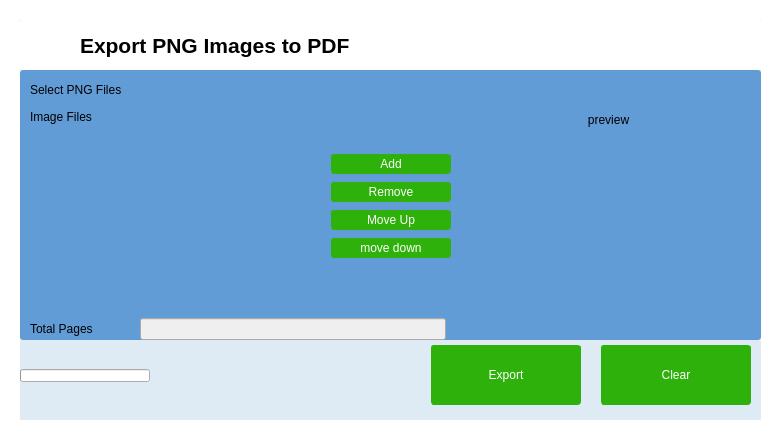
<?xml version="1.0" encoding="UTF-8"?>
<ui version="4.0">
 <class>Frame</class>
 <widget class="QFrame" name="Frame">
  <property name="geometry">
   <rect>
    <x>0</x>
    <y>0</y>
    <width>781</width>
    <height>440</height>
   </rect>
  </property>
  <property name="windowTitle">
   <string>Frame</string>
  </property>
  <property name="styleSheet">
   <string notr="true">
QFrame{
	border-width: 20;
	border-color: rgb(255,255,255);
	border-radius: 3;
	border-style: solid;
}

QPushButton{
	border-width: 1;
	border-color: rgb(46, 177, 11);
	border-radius: 3;
	border-style: solid;
	background-color: rgb(46, 177, 11);
	color: rgb(254, 254, 254);		
	font: 75 14pt &quot;Arial&quot;;
}
</string>
  </property>
  <layout class="QVBoxLayout" name="verticalLayout_8">
   <property name="spacing">
    <number>0</number>
   </property>
   <property name="leftMargin">
    <number>0</number>
   </property>
   <property name="topMargin">
    <number>0</number>
   </property>
   <property name="rightMargin">
    <number>0</number>
   </property>
   <property name="bottomMargin">
    <number>0</number>
   </property>
   <item>
    <layout class="QVBoxLayout" name="verticalLayout">
     <property name="spacing">
      <number>0</number>
     </property>
     <property name="leftMargin">
      <number>0</number>
     </property>
     <property name="rightMargin">
      <number>0</number>
     </property>
     <item>
      <widget class="QFrame" name="titleFrame">
       <property name="sizePolicy">
        <sizepolicy hsizetype="Preferred" vsizetype="Expanding">
         <horstretch>0</horstretch>
         <verstretch>0</verstretch>
        </sizepolicy>
       </property>
       <property name="minimumSize">
        <size>
         <width>0</width>
         <height>50</height>
        </size>
       </property>
       <property name="maximumSize">
        <size>
         <width>16777215</width>
         <height>80</height>
        </size>
       </property>
       <property name="autoFillBackground">
        <bool>false</bool>
       </property>
       <property name="styleSheet">
        <string notr="true">


QFrame{
	border-width: 0;
	border-color: rgb(46, 177, 11);
	border-radius: 3;
	border-style: solid;
	background-color:white;
}

</string>
       </property>
       <property name="frameShape">
        <enum>QFrame::StyledPanel</enum>
       </property>
       <property name="frameShadow">
        <enum>QFrame::Raised</enum>
       </property>
       <layout class="QHBoxLayout" name="horizontalLayout">
        <property name="spacing">
         <number>0</number>
        </property>
        <property name="leftMargin">
         <number>0</number>
        </property>
        <property name="topMargin">
         <number>0</number>
        </property>
        <property name="rightMargin">
         <number>0</number>
        </property>
        <property name="bottomMargin">
         <number>0</number>
        </property>
        <item>
         <layout class="QHBoxLayout" name="horizontalLayout_5">
          <property name="spacing">
           <number>0</number>
          </property>
          <property name="leftMargin">
           <number>10</number>
          </property>
          <item>
           <widget class="QLabel" name="_lblFrameIcon">
            <property name="sizePolicy">
             <sizepolicy hsizetype="Fixed" vsizetype="Fixed">
              <horstretch>0</horstretch>
              <verstretch>0</verstretch>
             </sizepolicy>
            </property>
            <property name="minimumSize">
             <size>
              <width>50</width>
              <height>50</height>
             </size>
            </property>
            <property name="maximumSize">
             <size>
              <width>50</width>
              <height>50</height>
             </size>
            </property>
            <property name="styleSheet">
             <string notr="true"/>
            </property>
            <property name="text">
             <string/>
            </property>
            <property name="pixmap">
             <pixmap resource="Resources.qrc">:/resources/images/resources/images/pdf2png2.png</pixmap>
            </property>
            <property name="scaledContents">
             <bool>true</bool>
            </property>
           </widget>
          </item>
          <item>
           <widget class="QLabel" name="_lblFrameTitle">
            <property name="sizePolicy">
             <sizepolicy hsizetype="Expanding" vsizetype="Expanding">
              <horstretch>0</horstretch>
              <verstretch>0</verstretch>
             </sizepolicy>
            </property>
            <property name="minimumSize">
             <size>
              <width>0</width>
              <height>50</height>
             </size>
            </property>
            <property name="maximumSize">
             <size>
              <width>16777215</width>
              <height>80</height>
             </size>
            </property>
            <property name="font">
             <font>
              <pointsize>16</pointsize>
              <weight>75</weight>
              <bold>true</bold>
             </font>
            </property>
            <property name="styleSheet">
             <string notr="true"/>
            </property>
            <property name="text">
             <string>Export PNG Images to PDF</string>
            </property>
           </widget>
          </item>
         </layout>
        </item>
       </layout>
      </widget>
     </item>
     <item>
      <widget class="QFrame" name="bodyFrame">
       <property name="styleSheet">
        <string notr="true">QFrame{
	border-width: 0;
	border-color: rgb(46, 177, 11);
	border-radius: 3;
	border-style: solid;
	background-color: rgb(97, 156, 214);
}


</string>
       </property>
       <property name="frameShape">
        <enum>QFrame::StyledPanel</enum>
       </property>
       <property name="frameShadow">
        <enum>QFrame::Raised</enum>
       </property>
       <layout class="QVBoxLayout" name="verticalLayout_7">
        <property name="leftMargin">
         <number>0</number>
        </property>
        <property name="topMargin">
         <number>10</number>
        </property>
        <property name="rightMargin">
         <number>0</number>
        </property>
        <property name="bottomMargin">
         <number>0</number>
        </property>
        <item>
         <layout class="QVBoxLayout" name="verticalLayout_2">
          <property name="spacing">
           <number>10</number>
          </property>
          <property name="leftMargin">
           <number>10</number>
          </property>
          <property name="rightMargin">
           <number>10</number>
          </property>
          <item>
           <widget class="QLabel" name="label_11">
            <property name="minimumSize">
             <size>
              <width>0</width>
              <height>20</height>
             </size>
            </property>
            <property name="maximumSize">
             <size>
              <width>16777215</width>
              <height>30</height>
             </size>
            </property>
            <property name="autoFillBackground">
             <bool>false</bool>
            </property>
            <property name="styleSheet">
             <string notr="true"/>
            </property>
            <property name="text">
             <string>Select PNG Files</string>
            </property>
           </widget>
          </item>
          <item>
           <layout class="QHBoxLayout" name="horizontalLayout_4" stretch="1,0,1">
            <property name="spacing">
             <number>0</number>
            </property>
            <property name="topMargin">
             <number>0</number>
            </property>
            <item>
             <widget class="QFrame" name="framePngList">
              <property name="minimumSize">
               <size>
                <width>0</width>
                <height>50</height>
               </size>
              </property>
              <property name="frameShape">
               <enum>QFrame::StyledPanel</enum>
              </property>
              <property name="frameShadow">
               <enum>QFrame::Raised</enum>
              </property>
              <layout class="QVBoxLayout" name="verticalLayout_4">
               <property name="spacing">
                <number>0</number>
               </property>
               <property name="leftMargin">
                <number>0</number>
               </property>
               <property name="topMargin">
                <number>0</number>
               </property>
               <property name="rightMargin">
                <number>0</number>
               </property>
               <property name="bottomMargin">
                <number>0</number>
               </property>
               <item>
                <layout class="QVBoxLayout" name="verticalLayout_fileListLayout">
                 <property name="spacing">
                  <number>0</number>
                 </property>
                 <item alignment="Qt::AlignTop">
                  <widget class="QLabel" name="_lblFileListHeading">
                   <property name="sizePolicy">
                    <sizepolicy hsizetype="Expanding" vsizetype="Preferred">
                     <horstretch>0</horstretch>
                     <verstretch>0</verstretch>
                    </sizepolicy>
                   </property>
                   <property name="maximumSize">
                    <size>
                     <width>16777215</width>
                     <height>20</height>
                    </size>
                   </property>
                   <property name="text">
                    <string>Image Files</string>
                   </property>
                   <property name="alignment">
                    <set>Qt::AlignLeading|Qt::AlignLeft|Qt::AlignVCenter</set>
                   </property>
                  </widget>
                 </item>
                 <item>
                  <widget class="QListWidget" name="listWidget">
                   <property name="maximumSize">
                    <size>
                     <width>16777215</width>
                     <height>16777215</height>
                    </size>
                   </property>
                   <property name="alternatingRowColors">
                    <bool>true</bool>
                   </property>
                   <property name="textElideMode">
                    <enum>Qt::ElideLeft</enum>
                   </property>
                   <property name="movement">
                    <enum>QListView::Static</enum>
                   </property>
                   <property name="resizeMode">
                    <enum>QListView::Fixed</enum>
                   </property>
                   <property name="selectionRectVisible">
                    <bool>true</bool>
                   </property>
                  </widget>
                 </item>
                 <item>
                  <spacer name="verticalSpacer">
                   <property name="orientation">
                    <enum>Qt::Vertical</enum>
                   </property>
                   <property name="sizeHint" stdset="0">
                    <size>
                     <width>20</width>
                     <height>40</height>
                    </size>
                   </property>
                  </spacer>
                 </item>
                </layout>
               </item>
              </layout>
             </widget>
            </item>
            <item>
             <widget class="QFrame" name="framePngControls">
              <property name="minimumSize">
               <size>
                <width>150</width>
                <height>50</height>
               </size>
              </property>
              <property name="maximumSize">
               <size>
                <width>200</width>
                <height>16777215</height>
               </size>
              </property>
              <property name="frameShape">
               <enum>QFrame::StyledPanel</enum>
              </property>
              <property name="frameShadow">
               <enum>QFrame::Raised</enum>
              </property>
              <layout class="QVBoxLayout" name="verticalLayout_10">
               <property name="spacing">
                <number>0</number>
               </property>
               <property name="leftMargin">
                <number>10</number>
               </property>
               <property name="topMargin">
                <number>0</number>
               </property>
               <property name="rightMargin">
                <number>10</number>
               </property>
               <property name="bottomMargin">
                <number>0</number>
               </property>
               <item>
                <layout class="QVBoxLayout" name="verticalLayout_controlLayout">
                 <property name="spacing">
                  <number>8</number>
                 </property>
                 <property name="leftMargin">
                  <number>5</number>
                 </property>
                 <property name="rightMargin">
                  <number>5</number>
                 </property>
                 <property name="bottomMargin">
                  <number>5</number>
                 </property>
                 <item>
                  <widget class="QPushButton" name="_btnAddImage">
                   <property name="sizePolicy">
                    <sizepolicy hsizetype="Expanding" vsizetype="Fixed">
                     <horstretch>0</horstretch>
                     <verstretch>0</verstretch>
                    </sizepolicy>
                   </property>
                   <property name="minimumSize">
                    <size>
                     <width>0</width>
                     <height>20</height>
                    </size>
                   </property>
                   <property name="maximumSize">
                    <size>
                     <width>16777215</width>
                     <height>20</height>
                    </size>
                   </property>
                   <property name="text">
                    <string>Add</string>
                   </property>
                   <property name="icon">
                    <iconset resource="Resources.qrc">
                     <normaloff>:/resources/images/resources/images/addFileIcon.png</normaloff>:/resources/images/resources/images/addFileIcon.png</iconset>
                   </property>
                  </widget>
                 </item>
                 <item>
                  <widget class="QPushButton" name="_btnRemoveImage">
                   <property name="sizePolicy">
                    <sizepolicy hsizetype="Expanding" vsizetype="Fixed">
                     <horstretch>0</horstretch>
                     <verstretch>0</verstretch>
                    </sizepolicy>
                   </property>
                   <property name="maximumSize">
                    <size>
                     <width>16777215</width>
                     <height>20</height>
                    </size>
                   </property>
                   <property name="text">
                    <string>Remove</string>
                   </property>
                   <property name="icon">
                    <iconset resource="Resources.qrc">
                     <normaloff>:/resources/images/resources/images/removeImage.png</normaloff>:/resources/images/resources/images/removeImage.png</iconset>
                   </property>
                  </widget>
                 </item>
                 <item>
                  <widget class="QPushButton" name="_btnMoveImageUp">
                   <property name="sizePolicy">
                    <sizepolicy hsizetype="Expanding" vsizetype="Fixed">
                     <horstretch>0</horstretch>
                     <verstretch>0</verstretch>
                    </sizepolicy>
                   </property>
                   <property name="maximumSize">
                    <size>
                     <width>16777215</width>
                     <height>20</height>
                    </size>
                   </property>
                   <property name="text">
                    <string>Move Up</string>
                   </property>
                   <property name="icon">
                    <iconset resource="Resources.qrc">
                     <normaloff>:/resources/images/resources/images/moveUpIcon.png</normaloff>:/resources/images/resources/images/moveUpIcon.png</iconset>
                   </property>
                  </widget>
                 </item>
                 <item>
                  <widget class="QPushButton" name="_btnMoveImageDown">
                   <property name="sizePolicy">
                    <sizepolicy hsizetype="Expanding" vsizetype="Fixed">
                     <horstretch>0</horstretch>
                     <verstretch>0</verstretch>
                    </sizepolicy>
                   </property>
                   <property name="maximumSize">
                    <size>
                     <width>16777215</width>
                     <height>20</height>
                    </size>
                   </property>
                   <property name="text">
                    <string>move down</string>
                   </property>
                   <property name="icon">
                    <iconset resource="Resources.qrc">
                     <normaloff>:/resources/images/resources/images/moveDownIcon.png</normaloff>:/resources/images/resources/images/moveDownIcon.png</iconset>
                   </property>
                  </widget>
                 </item>
                </layout>
               </item>
              </layout>
             </widget>
            </item>
            <item>
             <widget class="QFrame" name="framePngPreview">
              <property name="sizePolicy">
               <sizepolicy hsizetype="Expanding" vsizetype="Expanding">
                <horstretch>0</horstretch>
                <verstretch>0</verstretch>
               </sizepolicy>
              </property>
              <property name="minimumSize">
               <size>
                <width>200</width>
                <height>50</height>
               </size>
              </property>
              <property name="maximumSize">
               <size>
                <width>400</width>
                <height>16777215</height>
               </size>
              </property>
              <property name="frameShape">
               <enum>QFrame::StyledPanel</enum>
              </property>
              <property name="frameShadow">
               <enum>QFrame::Raised</enum>
              </property>
              <layout class="QVBoxLayout" name="verticalLayout_6">
               <property name="spacing">
                <number>0</number>
               </property>
               <property name="leftMargin">
                <number>0</number>
               </property>
               <property name="topMargin">
                <number>0</number>
               </property>
               <property name="rightMargin">
                <number>0</number>
               </property>
               <property name="bottomMargin">
                <number>0</number>
               </property>
               <item>
                <layout class="QVBoxLayout" name="verticalLayout_previewLayout">
                 <property name="spacing">
                  <number>0</number>
                 </property>
                 <item alignment="Qt::AlignTop">
                  <widget class="QLabel" name="_lblPreviewHeading">
                   <property name="minimumSize">
                    <size>
                     <width>0</width>
                     <height>20</height>
                    </size>
                   </property>
                   <property name="maximumSize">
                    <size>
                     <width>16777215</width>
                     <height>20</height>
                    </size>
                   </property>
                   <property name="text">
                    <string>preview</string>
                   </property>
                   <property name="alignment">
                    <set>Qt::AlignCenter</set>
                   </property>
                  </widget>
                 </item>
                </layout>
               </item>
              </layout>
             </widget>
            </item>
           </layout>
          </item>
          <item>
           <layout class="QHBoxLayout" name="horizontalLayout_2">
            <property name="leftMargin">
             <number>0</number>
            </property>
            <property name="topMargin">
             <number>0</number>
            </property>
            <property name="rightMargin">
             <number>0</number>
            </property>
            <item>
             <widget class="QLabel" name="label">
              <property name="sizePolicy">
               <sizepolicy hsizetype="Preferred" vsizetype="Preferred">
                <horstretch>0</horstretch>
                <verstretch>0</verstretch>
               </sizepolicy>
              </property>
              <property name="minimumSize">
               <size>
                <width>100</width>
                <height>0</height>
               </size>
              </property>
              <property name="maximumSize">
               <size>
                <width>200</width>
                <height>16777215</height>
               </size>
              </property>
              <property name="text">
               <string>Total Pages</string>
              </property>
             </widget>
            </item>
            <item>
             <widget class="QLineEdit" name="_txtTotalPages">
              <property name="enabled">
               <bool>false</bool>
              </property>
             </widget>
            </item>
            <item>
             <spacer name="horizontalSpacer">
              <property name="orientation">
               <enum>Qt::Horizontal</enum>
              </property>
              <property name="sizeHint" stdset="0">
               <size>
                <width>40</width>
                <height>20</height>
               </size>
              </property>
             </spacer>
            </item>
           </layout>
          </item>
         </layout>
        </item>
        <item>
         <spacer name="verticalSpacer_3">
          <property name="orientation">
           <enum>Qt::Vertical</enum>
          </property>
          <property name="sizeHint" stdset="0">
           <size>
            <width>20</width>
            <height>40</height>
           </size>
          </property>
         </spacer>
        </item>
       </layout>
      </widget>
     </item>
     <item>
      <widget class="QFrame" name="bottomFrame">
       <property name="sizePolicy">
        <sizepolicy hsizetype="Expanding" vsizetype="Expanding">
         <horstretch>0</horstretch>
         <verstretch>0</verstretch>
        </sizepolicy>
       </property>
       <property name="minimumSize">
        <size>
         <width>0</width>
         <height>80</height>
        </size>
       </property>
       <property name="maximumSize">
        <size>
         <width>16777215</width>
         <height>100</height>
        </size>
       </property>
       <property name="styleSheet">
        <string notr="true">


QFrame{
	border-width: 0;
	border-color: rgb(46, 177, 11);
	border-radius: 3;
	border-style: solid;
	background-color: rgb(222, 235, 244);
}

</string>
       </property>
       <property name="frameShape">
        <enum>QFrame::StyledPanel</enum>
       </property>
       <property name="frameShadow">
        <enum>QFrame::Raised</enum>
       </property>
       <layout class="QHBoxLayout" name="horizontalLayout_12">
        <property name="spacing">
         <number>0</number>
        </property>
        <property name="leftMargin">
         <number>0</number>
        </property>
        <property name="topMargin">
         <number>0</number>
        </property>
        <property name="rightMargin">
         <number>0</number>
        </property>
        <item>
         <layout class="QHBoxLayout" name="horizontalLayout_13">
          <property name="spacing">
           <number>20</number>
          </property>
          <property name="rightMargin">
           <number>10</number>
          </property>
          <item>
           <layout class="QHBoxLayout" name="horizontalLayout_14">
            <property name="spacing">
             <number>10</number>
            </property>
            <item>
             <widget class="QProgressBar" name="progressBar">
              <property name="sizePolicy">
               <sizepolicy hsizetype="Fixed" vsizetype="Fixed">
                <horstretch>0</horstretch>
                <verstretch>0</verstretch>
               </sizepolicy>
              </property>
              <property name="minimumSize">
               <size>
                <width>130</width>
                <height>13</height>
               </size>
              </property>
              <property name="maximumSize">
               <size>
                <width>130</width>
                <height>13</height>
               </size>
              </property>
              <property name="value">
               <number>0</number>
              </property>
              <property name="textVisible">
               <bool>false</bool>
              </property>
             </widget>
            </item>
            <item>
             <widget class="QLabel" name="_lblProgressStatus">
              <property name="sizePolicy">
               <sizepolicy hsizetype="Preferred" vsizetype="Fixed">
                <horstretch>0</horstretch>
                <verstretch>0</verstretch>
               </sizepolicy>
              </property>
              <property name="text">
               <string/>
              </property>
             </widget>
            </item>
           </layout>
          </item>
          <item>
           <widget class="QPushButton" name="_btnExportPng2Pdf">
            <property name="sizePolicy">
             <sizepolicy hsizetype="Expanding" vsizetype="Expanding">
              <horstretch>0</horstretch>
              <verstretch>0</verstretch>
             </sizepolicy>
            </property>
            <property name="minimumSize">
             <size>
              <width>120</width>
              <height>40</height>
             </size>
            </property>
            <property name="maximumSize">
             <size>
              <width>150</width>
              <height>60</height>
             </size>
            </property>
            <property name="text">
             <string>Export</string>
            </property>
            <property name="icon">
             <iconset resource="Resources.qrc">
              <normaloff>:/resources/images/resources/images/export.png</normaloff>:/resources/images/resources/images/export.png</iconset>
            </property>
            <property name="iconSize">
             <size>
              <width>16</width>
              <height>16</height>
             </size>
            </property>
           </widget>
          </item>
          <item>
           <widget class="QPushButton" name="_btnClear">
            <property name="sizePolicy">
             <sizepolicy hsizetype="Expanding" vsizetype="Expanding">
              <horstretch>0</horstretch>
              <verstretch>0</verstretch>
             </sizepolicy>
            </property>
            <property name="minimumSize">
             <size>
              <width>120</width>
              <height>40</height>
             </size>
            </property>
            <property name="maximumSize">
             <size>
              <width>150</width>
              <height>60</height>
             </size>
            </property>
            <property name="text">
             <string>Clear</string>
            </property>
            <property name="icon">
             <iconset resource="Resources.qrc">
              <normaloff>:/resources/images/resources/images/clear.png</normaloff>:/resources/images/resources/images/clear.png</iconset>
            </property>
           </widget>
          </item>
         </layout>
        </item>
       </layout>
      </widget>
     </item>
    </layout>
   </item>
  </layout>
 </widget>
 <resources>
  <include location="Resources.qrc"/>
  <include location="Resources.qrc"/>
  <include location="../../../../../../.designer/backup/Resources.qrc"/>
 </resources>
 <connections/>
</ui>
